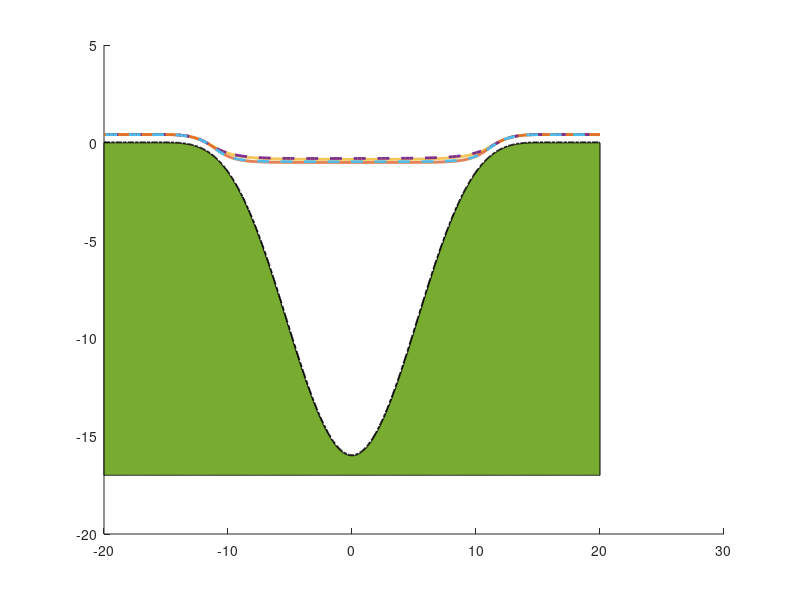

Write the MATLAB code that produced this figure. (Note: this script raises an error after producing the figure.)
clc;close all;clear all;
%%
R = 16;
r_20 = -20:40/1000:20;
trench_sub = (-R<r_20).*(r_20<R).*(0.5*(cos(pi/16.*r_20)+1)).^2 * -16;
substrate = load('substrate.csv');
CM_REBO = load('CM_trench_REBO.csv');
CM_SW = load('CM_trench_SW.csv');
load MS_trench_REBO.mat
MD_An16_REBO = data;
load MS_trench_SW.mat
MD_An16_SW = data;
%%
% define colors:
dark_blue = [0 0.4470 0.7410];
dark_orange = [0.8500 0.3250 0.0980];
dark_yellow = [0.9290 0.6940 0.1250];
light_green = [0.4660 0.6740 0.1880];
light_blue = [0.3010 0.7450 0.9330];
dark_purple = [0.4940 0.1840 0.5560];
dark_red = [0.6350 0.0780 0.1840];
coral = [248, 131, 121]./255;
dark_emerald = [0, 153, 18]./255;

fig = figure('Color',[1 1 1]);

hold all
% CM
plot(CM_REBO(:,1)+r_20',...
    CM_REBO(:,2),'LineWidth',2,'Color',dark_yellow) 
plot(CM_SW(:,1)+r_20',...
    CM_SW(:,2),'LineWidth',2,'Color',dark_orange) 
% MD
plot(MD_An16_REBO(1,:),MD_An16_REBO(2,:),'--','LineWidth',2,'Color',dark_purple)
plot(MD_An16_SW(1,:),MD_An16_SW(2,:),'--','LineWidth',2,'Color',light_blue) 
% Substrate
plot(r_20,substrate,'k-.','LineWidth',2)
%
a = area(r_20,trench_sub,-17);
a.FaceAlpha = 0.2;
a.FaceColor = 'k';
% add zoom box:
plot([5,15],[-2,-2],'k--',[5,15],[1,1],'k--',[5,5],[-2,1],'k--',[15,15],[-2,1],'k--')
set(gca,'FontSize',12) 
box on 
hold off

legend('MS REBO','MS SW',...
       'CM REBO','CM SW','Substrate','location','southeast',...
       'Interpreter','latex')

xlabel('x (nm)','Interpreter','latex')
ylabel('z (nm)','Interpreter','latex')
set(gca,'FontSize',18)
xlim([-20,20])
ylim([-17,2])
%% Zoomed Plot
fig2 = figure('Color',[1 1 1]);
hold all
% CM
plot(CM_REBO(:,1)+r_20',...
    CM_REBO(:,2),'LineWidth',2,'Color',dark_yellow) 
plot(CM_SW(:,1)+r_20',...
    CM_SW(:,2),'LineWidth',2,'Color',dark_orange) 
% MD
plot(MD_An16_REBO(1,:),MD_An16_REBO(2,:),'--','LineWidth',2,'Color',dark_purple)
plot(MD_An16_SW(1,:),MD_An16_SW(2,:),'--','LineWidth',2,'Color',light_blue) 
% Substrate
plot(r_20,substrate,'k-.','LineWidth',2)
a = area(r_20,trench_sub,-17);
a.FaceAlpha = 0.2;
a.FaceColor = 'k';
set(gca,'FontSize',12) 
box on 
hold off

legend('MS REBO','MS SW',...
       'CM REBO','CM SW','Substrate','location','southeast',...
       'Interpreter','latex')

xlabel('x (nm)','Interpreter','latex')
ylabel('z (nm)','Interpreter','latex')
set(gca,'FontSize',18)
xlim([5,15])
ylim([-2,1])

